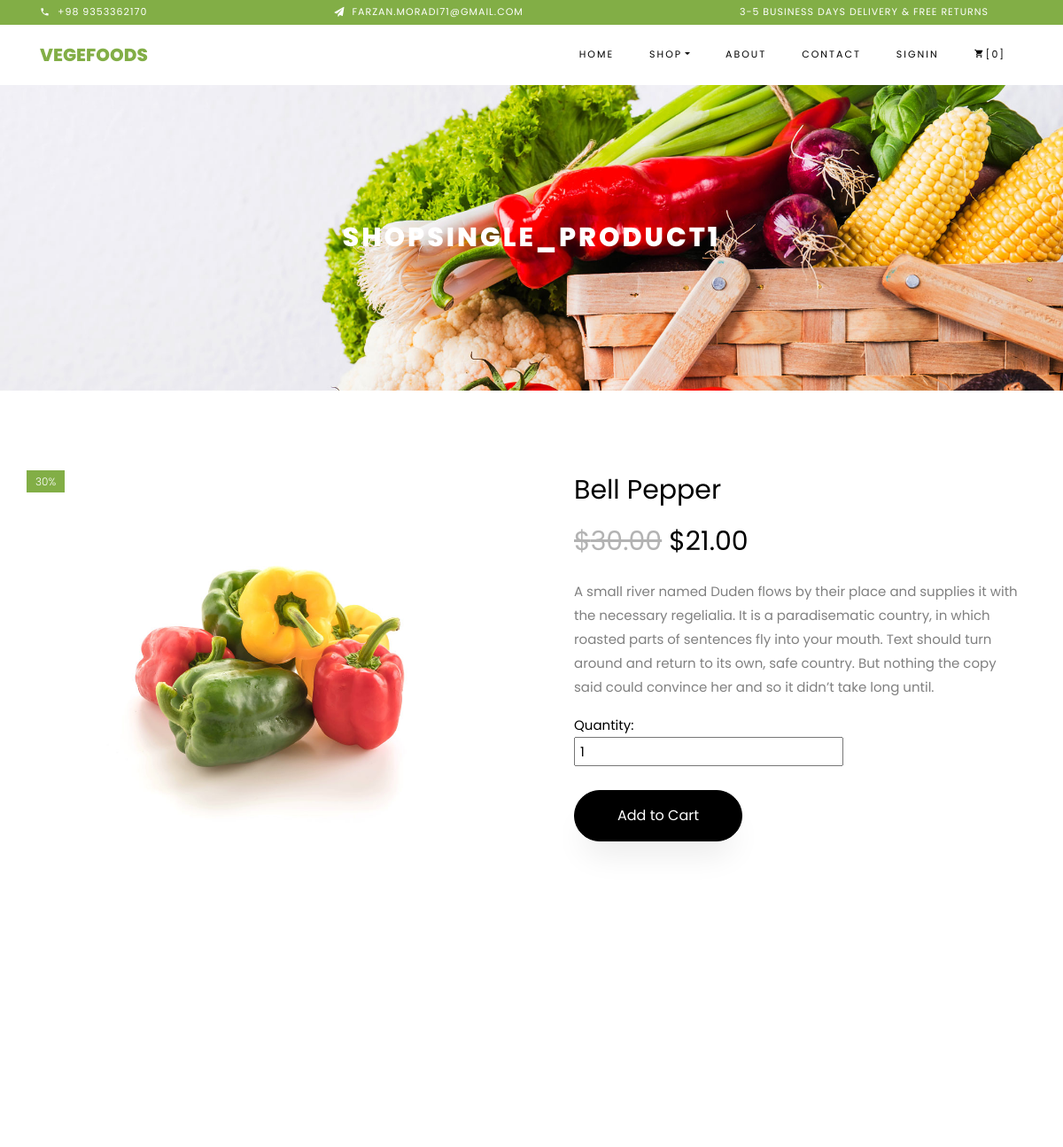
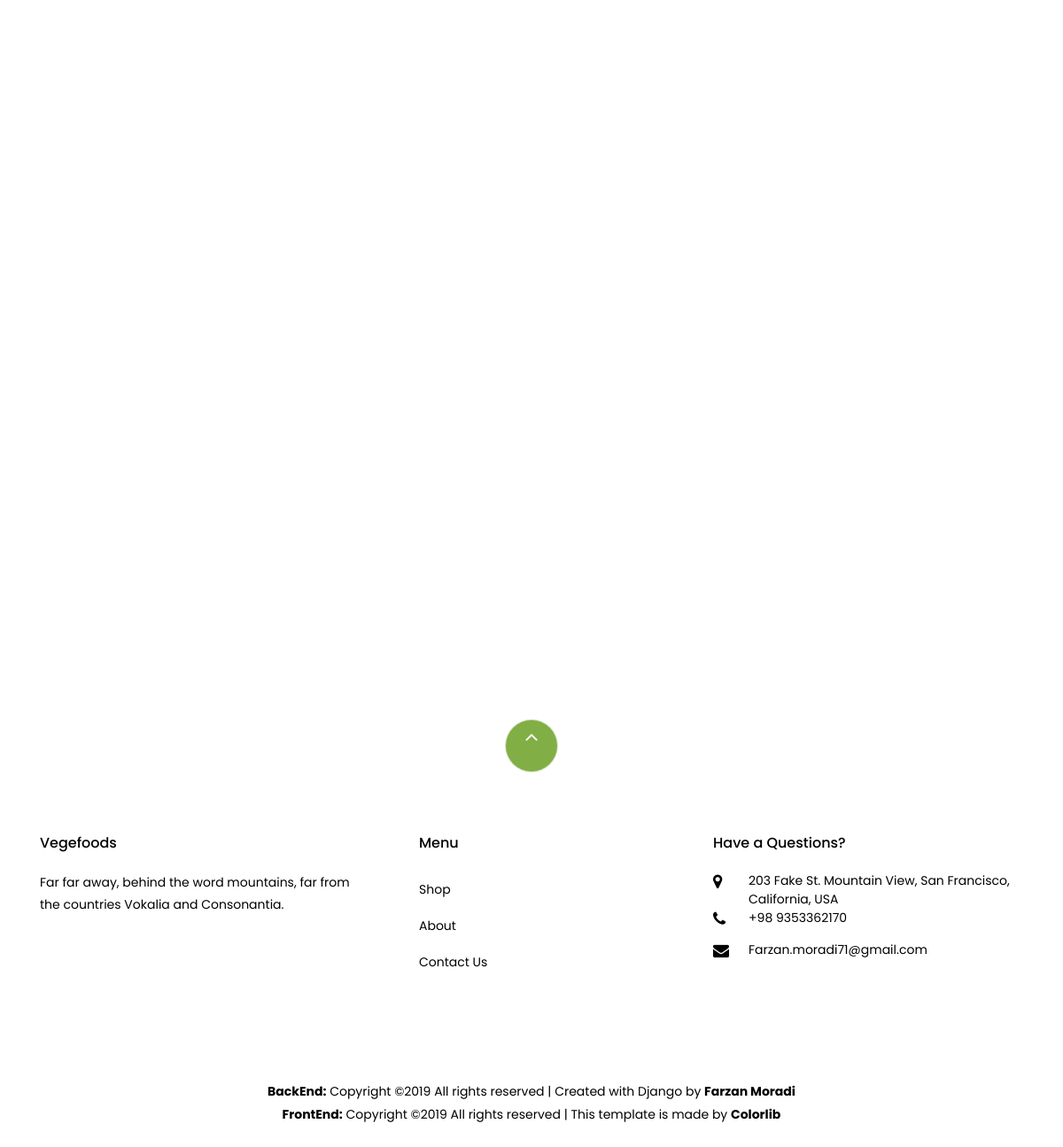
The page /shop/single_product/1/ on the database its author committed (2 pictures, top to bottom).
### shop/models.py (models this page shows, shortened)
class Vegtables(models.Model):
    title = models.CharField(max_length=255, unique=True)
    kind = models.CharField(max_length=10, choices=KIND_CHOICES, default='green')
    prise = models.DecimalField(max_digits=6, decimal_places=2)
    Discount = models.PositiveIntegerField(default=0)
    detail = models.TextField(blank=True, default='')
    count = models.PositiveIntegerField(default=0)
    image = models.ImageField(upload_to = 'static/media/vegtables', default = 'static/media/vegtables/no-img.jpg')
    def discount_prise(self):
        return (self.prise * (100 - self.Discount))/100
    class Meta:
        ordering = ["title"]

### shop/views.py (the view)
# urls.py: url(r"single_product/(?P<pk>\d+)/$",views.SingleProduct,name="single_product"),
def SingleProduct(request, pk=None):
    wishlist = Wishlist.objects.all
    if pk:
        vegtable = Vegtables.objects.all
        args = {'vegtable':vegtable, 'pk':pk, 'wishlist':wishlist}
        return render(request,'single_product.html',args)
    else:
        args = {'wishlist':wishlist}
        return render(request,'shop.html',args)

### shop/templates/single_product.html (shortened to what this page needs)
{% extends 'base.html' %}
{% load staticfiles %}
{% block content %}
<section class="ftco-section">
    	<div class="container">
    		<div class="row">
            {% for Vegtables in vegtable %}
				{% if Vegtables.pk|add:"0" == pk|add:"0" %}
                    <div class="col-lg-6 mb-5 ftco-animate">
                        <a href="/{{ Vegtables.image }}" class="image-popup"><img src="/{{ Vegtables.image }}" class="img-fluid" alt="Colorlib Template">
                        {% if Vegtables.Discount > 0 %}
                                <span class="status" style="position: absolute; top: 0px; left: 0px; color: rgb(255, 255, 255); font-weight: 300; font-size: 12px; padding: 2px 10px; background: rgb(130, 174, 70);">{{ Vegtables.Discount }}%</span>
                            {% endif %}
                        </a>
                    </div>
                    <div class="col-lg-6 product-details pl-md-5 ftco-animate">
                        <h3>{{ Vegtables.title }}</h3>
                        {% if Vegtables.Discount > 0 %}
                            <p class="price"><span class="mr-2 price-dc" style="text-decoration: line-through;color: #b3b3b3;">${{ Vegtables.prise }}</span><span class="price-sale">${{ Vegtables.discount_prise }}</span></p>
                        {% else %}
                            <p class="price"><span>${{ Vegtables.prise }}</span></p>
                        {% endif %}
                        <p>{{ Vegtables.detail }}</p>
                        <p style="color:black;margin-bottom:0px">Quantity:</p>
                        <input id="num" style="padding-left:5px" type="number" name="count" value="1" class="vIntegerField" min="1" required="" onKeyDown="return false">
                            <br><br>
                        <p><a id="link" href="{% url 'cart:add_to_cart' pk=Vegtables.pk qnt=1 %}" class="btn btn-black py-3 px-5">Add to Cart</a></p>
                    </div>
                {% endif %}
			{% endfor %}
    		</div>
    	</div>
    </section>
    <section class="ftco-section">
    	<div class="container">
				<div class="row justify-content-center mb-3 pb-3">
        </div>
    	</div>
    	<div class="container">
    		<div class="row">
    		</div>
    	</div>
    </section>
{% endblock content %}

### rows shown on the page
Vegtables: image (picture), Discount "30", title "Bell Pepper", prise "30.00", discount_prise "21.00", detail "A small river named Duden flows by their place and supplies it with the necessary regelialia. It is a paradisematic country, in which roasted parts of sentences fly into your mouth. Text should turn around and return to its own, safe country. But nothing the copy said could convince her and so it didn’t take long until."

### other values the page prints
{{ request.session.cart|length }} "0"
{{ request.path|cut:"/" }} "SHOPSINGLE_PRODUCT1"
